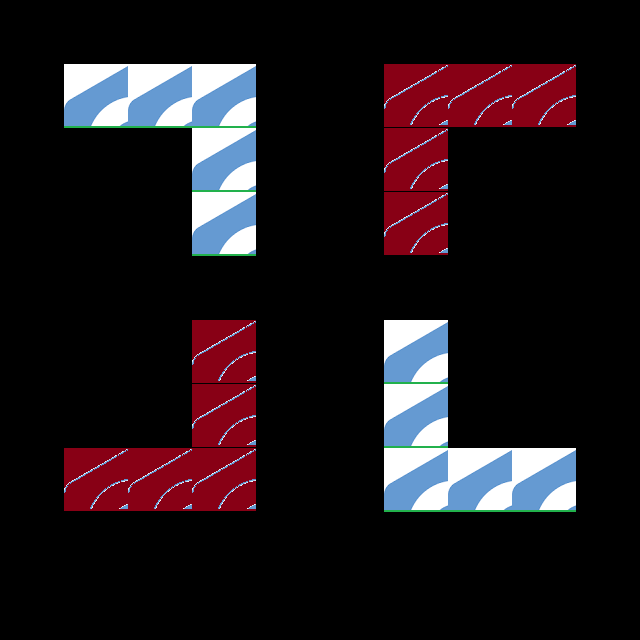

Rendered tile map (Tiled .tmx) drawn with the repository's tilesets; below, a short description and the full map source, tile grids included:
An orthogonal 10x10 tile map with 64x64 px tiles, 1 tile layer (Tile Layer 1), 2 tilesets and 2 objects.

<map version="1.9" tiledversion="1.9.2" orientation="orthogonal" renderorder="right-down" width="10" height="10" tilewidth="64" tileheight="64" infinite="0" nextlayerid="5" nextobjectid="3">
 <tileset firstgid="1" source="../tilesets/TestTileset.tsx" />
 <tileset firstgid="8" source="../../../ext/tmxlite-master/SFMLExample/assets/images/tilemap/Tileset.tsx" />
 <objectgroup id="2" name="Collider Layer 1">
  <object id="1" x="64.25" y="64">
   <polygon points="0,0 192,-0.25 191.75,192 127.5,192 127.5,64 -0.5,64" />
  </object>
  <object id="2" x="576" y="448">
   <polyline points="0,0 0,64 -192,64 -192,-128 -128,-128 -128,0 0,0" />
  </object>
 </objectgroup>
 <layer id="4" name="Tile Layer 1" width="10" height="10">
  <data encoding="csv">
0,0,0,0,0,0,0,0,0,0,
0,8,8,8,0,0,9,9,9,0,
0,0,0,8,0,0,9,0,0,0,
0,0,0,8,0,0,9,0,0,0,
0,0,0,0,0,0,0,0,0,0,
0,0,0,9,0,0,8,0,0,0,
0,0,0,9,0,0,8,0,0,0,
0,9,9,9,0,0,8,8,8,0,
0,0,0,0,0,0,0,0,0,0,
0,0,0,0,0,0,0,0,0,0
</data>
 </layer>
</map>
